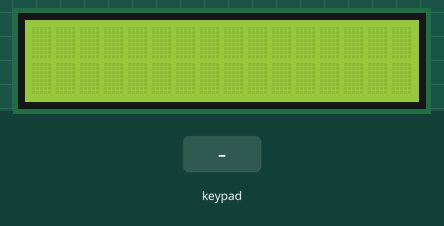
Bench run of a sketch on a simulated Arduino Uno, built with avr-gcc and run on an emulated ATmega328P. On the bench: 16×2 character LCD. Inputs (shaded band) come from the test bench. What the sketch prints to the serial monitor is not drawn.

Above: at 1.2 s.
1.3 s: keypad keys 7 + 5 = pressed 0.4 s apart
At 3.2 s:
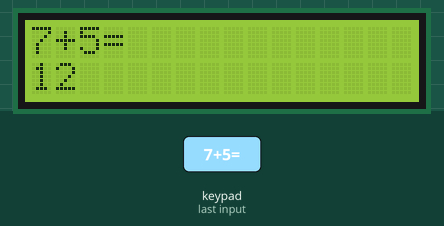
4.4 s: key '=' pressed
At 5.3 s:
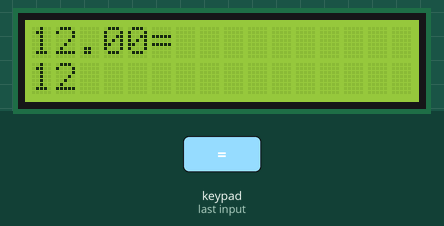
5.9 s: keypad keys 6 * 7 = pressed 0.4 s apart
At 8.2 s:
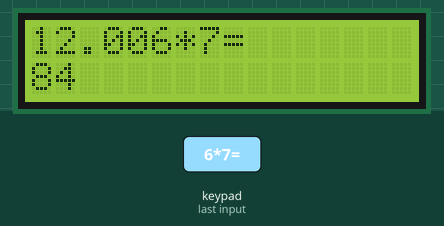
9.0 s: keypad keys 8 / 2 = pressed 0.4 s apart
At 10.6 s:
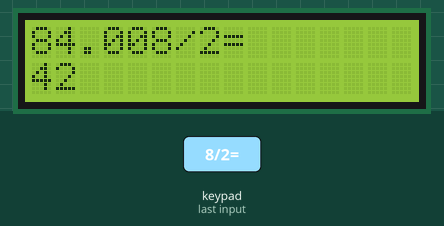
12.1 s: key '1' pressed
At 13.5 s:
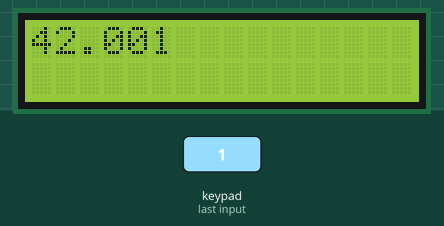
Timing chart, 0 to 14.6 s (numbered marks = the images above; inputs shaded):
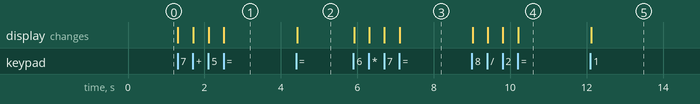

Measured:
- after the input at 1.3 s, the display: first changes at once (image 1 shows a later state)
- after the input at 4.4 s, the display: changes at once (image 2)
- after the input at 5.9 s, the display: first changes at once (image 3 shows a later state)
- after the input at 9.0 s, the display: first changes at once (image 4 shows a later state)
- after the input at 12.1 s, the display: changes at once (image 5)

The sketch:

Minir_knare.ino
```cpp
// C++ code
//
#include <Adafruit_LiquidCrystal.h>
#include <Keypad.h>

Adafruit_LiquidCrystal lcd_1(0);

const int ROW_NUM = 4; //four rows
const int COLUMN_NUM = 4; //three columns


char mathCalc[16] = "";
char CharacterType;

float characters [3];
float answerNumber;

int columme = 0;
int row = 0;
int seconds = 0;
int index = 0;

bool answer = false;
bool oneTime01 = true;


char keys[ROW_NUM][COLUMN_NUM] = {
  {'1','2','3','-'},
  {'4','5','6','+'},
  {'7','8','9','*'},
  {'*','0','=','/'}
};

byte pin_rows[ROW_NUM] = {10, 9, 8, 7}; //connect to the row pinouts of the keypad
byte pin_column[COLUMN_NUM] = {6, 5, 4, 3}; //connect to the column pinouts of the keypad

Keypad keypad = Keypad( makeKeymap(keys), pin_rows, pin_column, ROW_NUM, COLUMN_NUM );


void setup()
{
  Serial.begin(9600);
  lcd_1.begin(16, 2);
}

void loop()
{
  lcd_1.setBacklight(1);
  char key = keypad.getKey();

  //true every time keypad button gets pressed
  if (key){
    columme++;
    lcd_1.print(key);
    mathCalc[index] = key; //adding the character to char
    index++;

    //Pushes the number up on the calculator
    if(answer == true)
    {
      lcd_1.clear();
      lcd_1.setCursor(intLen(answerNumber), 0);
      lcd_1.print(key);
      lcd_1.setCursor(0, 0);
      lcd_1.print(answerNumber);
      lcd_1.setCursor(intLen(answerNumber)+1, 0);
      answer = false;
    }

    //gets true every time you use a math character
    if(key == '*' || key == '-' || key == '/' || key == '+')
    {
      characters[0] = answerNumber;
      CharacterType = key;

      //plays one time
      if(oneTime01==true)
      {
        characters[0] = atoi(mathCalc);
        oneTime01=false;
      }

      //clears the lower row
      for(int i = 0; i < 15; i++)
      {
      	mathCalc[i] = 0;
      }
      index=0;
    }

    //playes when every time you use the equal character
    if(key == '=')
    {
      characters[2] = atoi(mathCalc);
      characters[2] = atoi(mathCalc);
      for(int i = 0; i < 15; i++)
      {
      	mathCalc[i] = 0;
      }
      Serial.print(characters[0]);
      Serial.print(CharacterType);
      Serial.print(characters[2]);
      calc();
    }
  }
}

//Calculates the numbers
void calc()
{
  float firstNumb = characters[0];
  float secondNumb = characters[2];

  answer = true;
  row = 1;
  columme = 0;
  lcd_1.setCursor(columme, row);

  //calculate
  if(CharacterType == '*')
  {
    answerNumber=firstNumb * secondNumb;
  }
  else if(CharacterType == '-')
  {
    answerNumber=firstNumb - secondNumb;
  }
  else if(CharacterType == '+')
  {
    answerNumber=firstNumb + secondNumb;
  }
  else if(CharacterType == '/')
  {
    answerNumber=firstNumb / secondNumb;
  }

  //checks if the answer is a float or a int
  if (answerNumber == (int)answerNumber) {
    lcd_1.print((int)answerNumber);//int
  }
  else
  {
    lcd_1.print(answerNumber);//float
  }

  CharacterType = 0;
  for(int i = 0; i < 15; i++)
  {
    mathCalc[i] = 0;
  }
}


//returns length of a number
int intLen(float value)
{
  int valLen = 0;

  if(value > 9999)
     valLen = 5;
  else if(value > 999)
     valLen = 4;
  else if(value > 99)
     valLen = 3;
  else if(value > 9)
     valLen = 2;
  else
     valLen = 1;

  return(valLen+3);//+3 because the desimals
}
```
